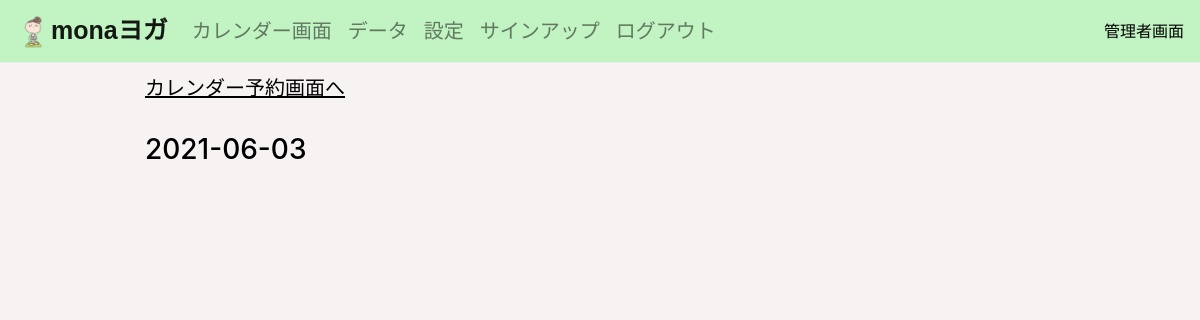
Page /book_admin/0/detail/2021-06-03/ (signed in) on the earlier database version.
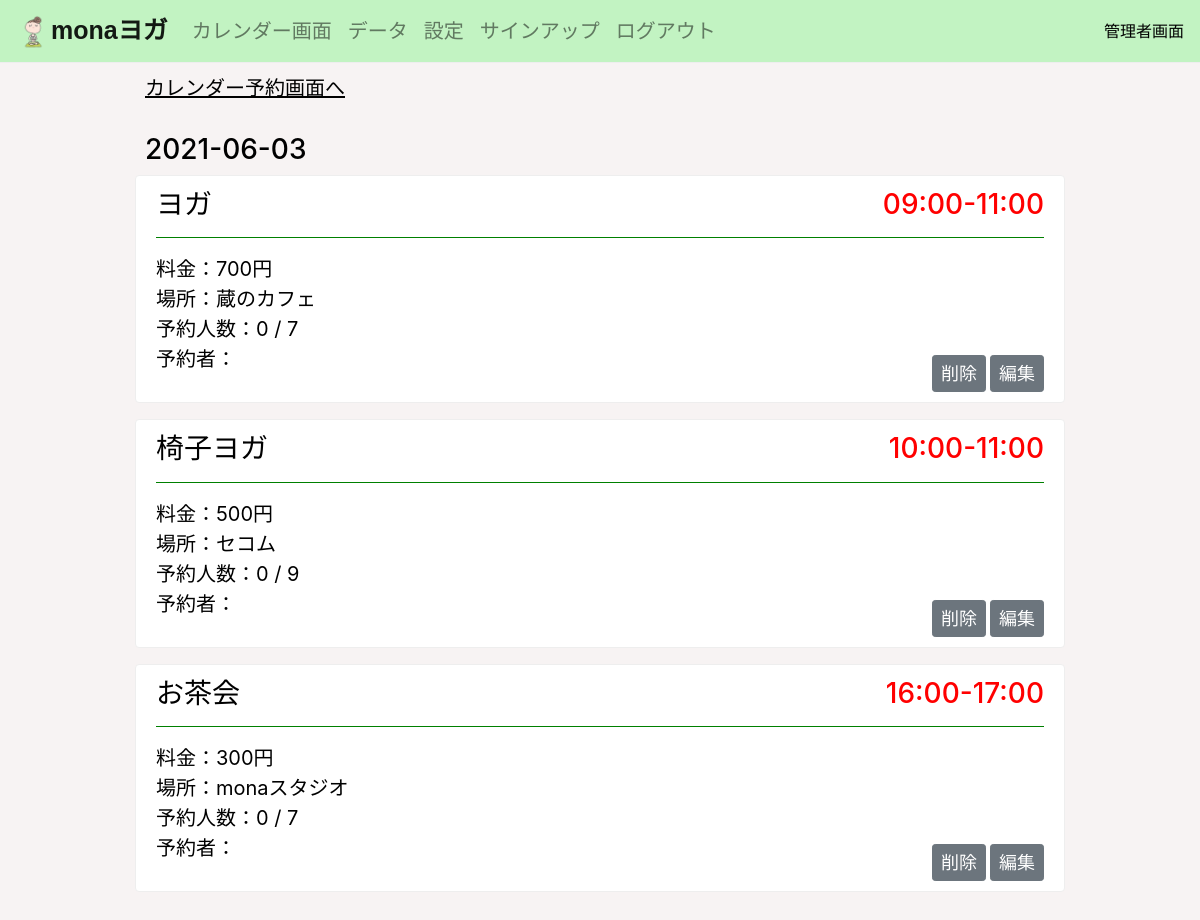
Same page on the later database version.
### yogaapp/models.py (models this page shows, shortened)
class PlanModel(models.Model):
    date = models.DateField('日付', null=True)
    month = models.CharField('年月', max_length=10, default=0)
    plan = models.CharField('プラン', max_length=100, default=0)
    short_plan_name = models.CharField('短縮プラン名', max_length=100, default=0)
    number_of_people = models.IntegerField('プランの予約人数', null=True, blank=True, default=0)
    booked_people = models.TextField('プランの予約者', default='', null=True, blank=True)
    booked_people_name = models.TextField('プランの予約者の名前', default='', null=True, blank=True)
    time = models.CharField('時間', max_length=50, default='10～11')
    location = models.CharField('場所', max_length=50, default='スタジオ')
    max_book = models.IntegerField('最大予約人数', default=7)
    plan_num = models.IntegerField('モデルナンバー', default=0)

class SettingPlanModel(models.Model):
    name = models.CharField('プラン名', max_length=30)
    short_plan_name = models.CharField('短縮プラン名', max_length=100, default=0)
    price = models.IntegerField('料金', default=500)
    location = models.CharField('場所', max_length=50)
    max_book = models.IntegerField('最大予約人数', default=7)
    memo = models.TextField('メモ', null=True, blank=True)
    image = models.ImageField('画像', null=True, blank=True)
    plan_num = models.IntegerField('モデルナンバー', default=0)

### yogaapp/views/view4.py (the view)
# urls.py: path('book_admin/<month>/detail/<date>/', detail_admin_func, name='detail'),
@login_required
def detail_admin_func(request, month, date):
    a = Detail(request, month, date)
    context = a.get_context_data()
    return render(request, 'detail_admin.html', context)

### yogaapp/views/view4.py (called while the page is built)
    def make_booked_people_name_list(self, object_list):
        booked_people_name_list = []
        for item in object_list:
            booked_people_name_str = item.booked_people_name
            booked_people_name_str2 = ""
            for booked_people_name in booked_people_name_str.split():
                booked_people_name_str2 += '　' + booked_people_name + ','
            booked_people_name_str2 = booked_people_name_str2[1:-1] #無駄な文字の削除
            booked_people_name_list.append(booked_people_name_str2)
        return booked_people_name_list

    def make_zip_list(self, object_list, plan_model_list, booked_people_name_list):
        time_list = [item.time for item in object_list] #並び替えの処理
        try:
            object_plan_name_list = sorted(zip(time_list, object_list, plan_model_list, booked_people_name_list))
            error = ''
        except:
            object_plan_name_list = zip(time_list, object_list, plan_model_list, booked_people_name_list)
            error = '時間が重複しています．'
        return object_plan_name_list, error

    def get_context_data(self):
        object_list = list(PlanModel.objects.filter(date=self.date).order_by('time'))
        plan_model_list = list(SettingPlanModel.objects.filter(plan_num=item.plan_num)[0] for item in object_list)
        booked_people_name_list = self.make_booked_people_name_list(object_list)
        (object_plan_name_list, error) = self.make_zip_list(object_list, plan_model_list, booked_people_name_list)
        context = {
            'month_num': self.month,
            'date': self.date,
            'object_plan_name_list': object_plan_name_list,
            'error': error,
        }
        return context

### templates/detail_admin.html (shortened to what this page needs)
{% extends 'base.html' %}
{% load static %}
{% block customcss %}
<link rel="stylesheet" type="text/css" href="{% static 'detail_admin.css' %}">
{% endblock customcss %}
{% block header %}
{% include 'header_admin.html' %}
{% endblock header %}
{% block content %}
<div class="container">
    <a id="title" class="move" href="{% url 'book_admin' month_num %}">カレンダー予約画面へ</a>
    <h3 class="date">{{ date }}</h3>
    {% for time, item, plan, name in object_plan_name_list %}
    {% if item.plan != '0' %}
    <div class="alert alert-warning" role="alert">
        <h3 class="plan_name">
            {{ item.plan }}<span class="time" style="color: red; float: right;">{{ item.time }}</span>
        </h3>
        <hr style="border-color: green;">
        <p>
            料金：{{ plan.price }}円<br>
            場所：{{ item.location }}<br>
            予約人数：{{ item.number_of_people }} / {{ item.max_book }}<br>
            予約者：{{ name }}
        </p>
        <div class="bottom">
            {% if name == '' %}
            <a href="{% url 'plan_delete' month_num item.date item.pk %}" class="btn btn-secondary btn-sm">削除</a>
            {% endif %}
            <a href="{% url 'plan_update' month_num item.date item.pk %}" class="btn btn-secondary btn-sm">編集</a>
        </div>
    </div>
    {% endif %}
    {% endfor %}
</div>
{% endblock content %}

### templates/base.html (shortened to what this page needs)
{% load static %}
<!doctype html>
<html lang="en">
<head>
  <link rel="stylesheet" type="text/css" href="{% static 'bootstrap.css' %}">
  <link rel="stylesheet" type="text/css" href="{% static 'base.css' %}">
  {% block customcss %}
  {% endblock customcss %}
</head>
<body>
  {% block header %}
  {% endblock header %}
  {% block content %}
  {% endblock content %}
  <br><br><br><br><br>
</body>
</html>

### templates/header_admin.html (shortened to what this page needs)
{% load static %}
<link rel="stylesheet" type="text/css" href="{% static 'header.css' %}">
<nav class="navbar navbar-expand-md navbar-light sticky-top" style="background-color: rgb(194, 243, 194); border-bottom: 1px solid #eee;">
    <a class="navbar-brand"><img src="{% static 'logo.png' %}" width="35" height="35">monaヨガ</a>
    <div class="collapse navbar-collapse" id="navbarNav">
        <ul class="navbar-nav">
            <li class="nav-item">
                <a class="nav-link" href="{% url 'book_admin' '0' %}">カレンダー画面</a>
            </li>
            <li class="nav-item">
                <a class="nav-link" href="{% url 'users' %}">データ</a>
            </li>
            <li class="nav-item">
                <a class="nav-link" href="{% url 'setting_plan' %}">設定</a>
            </li>
            <li class="nav-item">
                <a class="nav-link" href="{% url 'signup_admin' %}">サインアップ</a>
            </li>
            <li class="nav-item">
                <a class="nav-link" href="{% url 'logout' %}">ログアウト</a>
            </li>
        </ul>
    </div>
    <span style="color: #000;" class="hidden_admin">管理者画面</span>
</nav>

### static/base.css (style rules this page uses)
body { background-color: rgb(247, 243, 243); color: #000; }
.container { margin-top: 10px; }
p, a { font-size: 20px; color: #000; }
.btn { font-size: 18px; }
.alert { border: 1px solid #eee; background-color: #fff; color: #000; }
.move { color: #000; display: block; margin-left: 10px; margin-bottom: 30px; text-decoration: underline; }

### static/detail_admin.css (style rules this page uses)
.date { margin-left: 10px; }
.bottom { position: absolute; bottom: 0; right: 0; font-size: 14px; padding-right: 20px; margin-left: 2px; margin-bottom: 10px; }

### static/header.css (style rules this page uses)
.navbar-brand { padding: 0; font-size: 25px; font-weight: bold; font-family: Arial, Helvetica, sans-serif; }

Differences in the rows shown:
added PlanModel: plan "ヨガ", time "09:00-11:00", price "700", location "蔵のカフェ", number_of_people "0", max_book "7"
added PlanModel: plan "椅子ヨガ", time "10:00-11:00", price "500", location "セコム", number_of_people "0", max_book "9"
added PlanModel: plan "お茶会", time "16:00-17:00", price "300", location "monaスタジオ", number_of_people "0", max_book "7"
